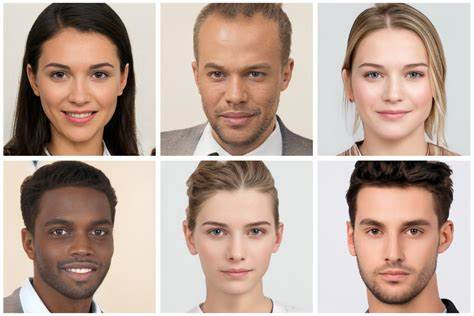
#> input picture Procesamiento de imágenes/ANA11_Cader_Fernanda/rostros.jpg, 474 x 316 px
$ jupyter execute ANA11_Cader_Fernanda.ipynb
#> lines starting #> are read from the running program, lines starting #| are printed output that depends on the picture; after the words box and inside, x2 and y2 are one past the last pixel; in counts of white or black regions, pixels touching at a corner belong together
[cell 1]
import cv2
import matplotlib.pyplot as plt

# Cargar la imagen
image_path = 'rostros.jpg'
image = cv2.imread(image_path)
#> image is the input picture: shape (316, 474, 3); mean B, G, R 155.7, 167.1, 188.8

# Convertir la imagen a escala de grises
gray_image = cv2.cvtColor(image, cv2.COLOR_BGR2GRAY)
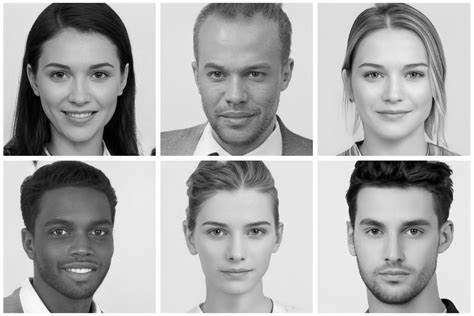
#> gray_image: shape (316, 474); min 0, max 255, mean 172.3

# Mostrar la imagen original
plt.imshow(cv2.cvtColor(image, cv2.COLOR_BGR2RGB))
plt.title('Imagen Original')
plt.axis('off')
plt.show()

[cell 2]
# Cargar el clasificador en cascada para la detección de rostros
face_cascade = cv2.CascadeClassifier(cv2.data.haarcascades + 'haarcascade_frontalface_default.xml')

[cell 3]
# Detectar rostros en la imagen
faces = face_cascade.detectMultiScale(gray_image, scaleFactor=1.1, minNeighbors=5, minSize=(30, 30))
#> faces = [[34, 196, 91, 91], [339, 189, 109, 109], [341, 34, 105, 105], [27, 33, 104, 104], [183, 34, 105, 105], [183, 192, 104, 104]]

# Dibujar cuadros delimitadores alrededor de los rostros detectados
for (x, y, w, h) in faces:
    cv2.rectangle(image, (x, y), (x + w, y + h), (255, 0, 0), 2)
#> this loop made 6 passes
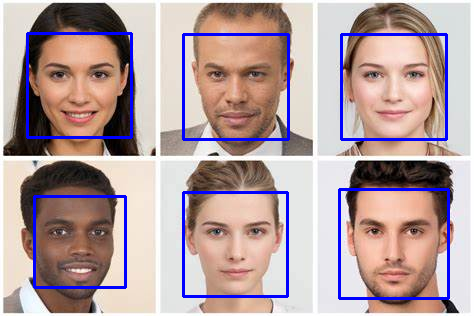
#> image: shape (316, 474, 3); 4.94% of pixels changed, all inside (x1, y1, x2, y2) = (26, 32, 450, 300)

# Mostrar la imagen con los rostros detectados
plt.imshow(cv2.cvtColor(image, cv2.COLOR_BGR2RGB))
plt.title('Rostros Detectados')
plt.axis('off')
plt.show()

[cell 4]
# Detectar rostros con parámetros ajustados
adjusted_faces = face_cascade.detectMultiScale(gray_image, scaleFactor=1.05, minNeighbors=3, minSize=(20, 20))
#> adjusted_faces = [[33, 195, 93, 93], [183, 191, 105, 105], [339, 188, 110, 110], [341, 34, 105, 105], [182, 32, 107, 107], [27, 33, 104, 104]]

# Dibujar cuadros delimitadores alrededor de los rostros detectados con parámetros ajustados
for (x, y, w, h) in adjusted_faces:
    cv2.rectangle(image, (x, y), (x + w, y + h), (0, 255, 0), 2)
#> this loop made 6 passes
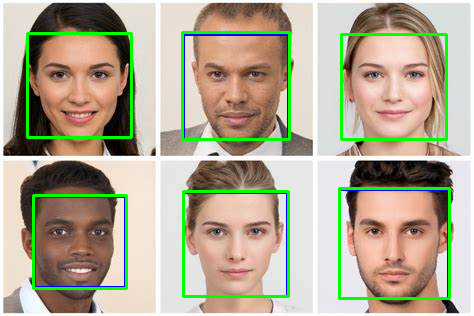
#> image: shape (316, 474, 3); 4.98% of pixels changed, all inside (x1, y1, x2, y2) = (26, 31, 451, 300)

# Mostrar la imagen con los rostros detectados utilizando parámetros ajustados
plt.imshow(cv2.cvtColor(image, cv2.COLOR_BGR2RGB))
plt.title('Rostros Detectados con Parámetros Ajustados')
plt.axis('off')
plt.show()
